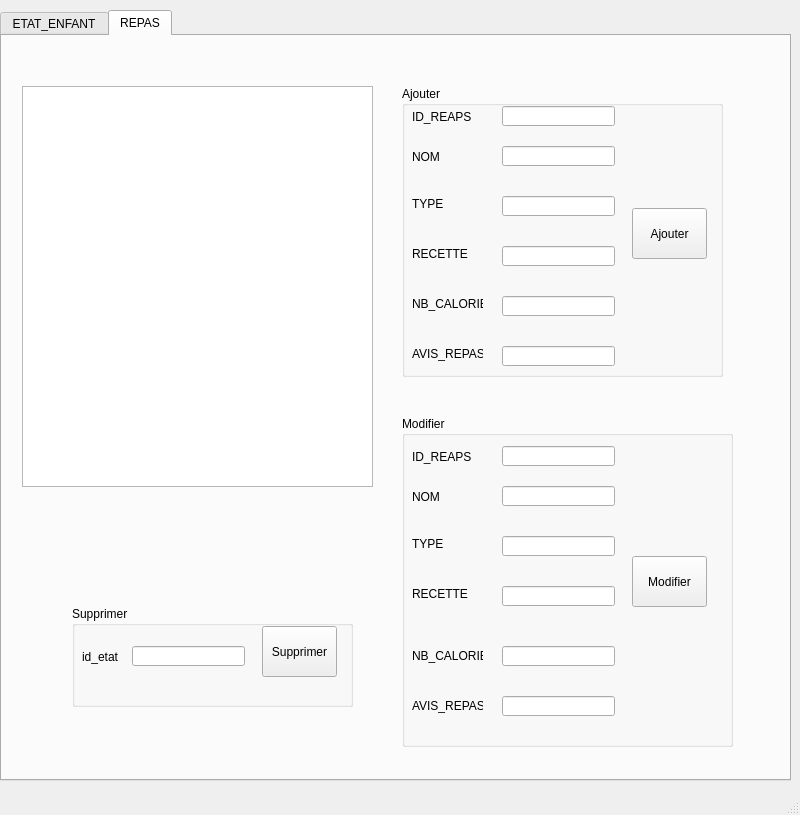
<?xml version="1.0" encoding="UTF-8"?>
<ui version="4.0">
 <class>MainWindow</class>
 <widget class="QMainWindow" name="MainWindow">
  <property name="geometry">
   <rect>
    <x>0</x>
    <y>0</y>
    <width>800</width>
    <height>815</height>
   </rect>
  </property>
  <property name="windowTitle">
   <string>MainWindow</string>
  </property>
  <widget class="QWidget" name="centralwidget">
   <widget class="QTabWidget" name="tabWidget">
    <property name="geometry">
     <rect>
      <x>0</x>
      <y>10</y>
      <width>791</width>
      <height>771</height>
     </rect>
    </property>
    <property name="currentIndex">
     <number>1</number>
    </property>
    <widget class="QWidget" name="tab">
     <attribute name="title">
      <string>ETAT_ENFANT</string>
     </attribute>
     <widget class="QGroupBox" name="groupBox">
      <property name="geometry">
       <rect>
        <x>410</x>
        <y>20</y>
        <width>321</width>
        <height>201</height>
       </rect>
      </property>
      <property name="title">
       <string>Ajouter</string>
      </property>
      <widget class="QPushButton" name="b_ajouter_3">
       <property name="geometry">
        <rect>
         <x>240</x>
         <y>62</y>
         <width>75</width>
         <height>51</height>
        </rect>
       </property>
       <property name="text">
        <string>Ajouter</string>
       </property>
      </widget>
      <widget class="QLabel" name="label_15">
       <property name="geometry">
        <rect>
         <x>20</x>
         <y>30</y>
         <width>61</width>
         <height>31</height>
        </rect>
       </property>
       <property name="text">
        <string>id_etat</string>
       </property>
      </widget>
      <widget class="QLabel" name="label_16">
       <property name="geometry">
        <rect>
         <x>20</x>
         <y>80</y>
         <width>81</width>
         <height>16</height>
        </rect>
       </property>
       <property name="text">
        <string>Etat_sante</string>
       </property>
      </widget>
      <widget class="QLabel" name="label_17">
       <property name="geometry">
        <rect>
         <x>20</x>
         <y>130</y>
         <width>81</width>
         <height>16</height>
        </rect>
       </property>
       <property name="text">
        <string>Etat_psychique</string>
       </property>
      </widget>
      <widget class="QLineEdit" name="le_id_3">
       <property name="geometry">
        <rect>
         <x>100</x>
         <y>30</y>
         <width>113</width>
         <height>20</height>
        </rect>
       </property>
      </widget>
      <widget class="QLineEdit" name="sante_3">
       <property name="geometry">
        <rect>
         <x>100</x>
         <y>80</y>
         <width>113</width>
         <height>20</height>
        </rect>
       </property>
      </widget>
      <widget class="QLineEdit" name="psy_3">
       <property name="geometry">
        <rect>
         <x>100</x>
         <y>130</y>
         <width>113</width>
         <height>20</height>
        </rect>
       </property>
      </widget>
     </widget>
     <widget class="QGroupBox" name="groupBox_2">
      <property name="geometry">
       <rect>
        <x>401</x>
        <y>241</y>
        <width>321</width>
        <height>161</height>
       </rect>
      </property>
      <property name="title">
       <string>Modifier</string>
      </property>
      <widget class="QLabel" name="label_18">
       <property name="geometry">
        <rect>
         <x>10</x>
         <y>30</y>
         <width>51</width>
         <height>21</height>
        </rect>
       </property>
       <property name="text">
        <string>id_etat</string>
       </property>
      </widget>
      <widget class="QLineEdit" name="le_id2_3">
       <property name="geometry">
        <rect>
         <x>100</x>
         <y>30</y>
         <width>113</width>
         <height>20</height>
        </rect>
       </property>
      </widget>
      <widget class="QLabel" name="label_19">
       <property name="geometry">
        <rect>
         <x>10</x>
         <y>80</y>
         <width>81</width>
         <height>16</height>
        </rect>
       </property>
       <property name="text">
        <string>Etat_sante</string>
       </property>
      </widget>
      <widget class="QLineEdit" name="sante2_3">
       <property name="geometry">
        <rect>
         <x>100</x>
         <y>80</y>
         <width>113</width>
         <height>20</height>
        </rect>
       </property>
      </widget>
      <widget class="QLabel" name="label_20">
       <property name="geometry">
        <rect>
         <x>10</x>
         <y>130</y>
         <width>81</width>
         <height>16</height>
        </rect>
       </property>
       <property name="text">
        <string>Etat_psychique</string>
       </property>
      </widget>
      <widget class="QLineEdit" name="psy2_3">
       <property name="geometry">
        <rect>
         <x>100</x>
         <y>130</y>
         <width>113</width>
         <height>20</height>
        </rect>
       </property>
      </widget>
      <widget class="QPushButton" name="b_modifier_3">
       <property name="geometry">
        <rect>
         <x>230</x>
         <y>50</y>
         <width>75</width>
         <height>61</height>
        </rect>
       </property>
       <property name="text">
        <string>Modifier</string>
       </property>
      </widget>
     </widget>
     <widget class="QGroupBox" name="groupBox_3">
      <property name="geometry">
       <rect>
        <x>410</x>
        <y>460</y>
        <width>281</width>
        <height>101</height>
       </rect>
      </property>
      <property name="title">
       <string>Supprimer</string>
      </property>
      <widget class="QPushButton" name="b_sup_3">
       <property name="geometry">
        <rect>
         <x>190</x>
         <y>20</y>
         <width>75</width>
         <height>51</height>
        </rect>
       </property>
       <property name="text">
        <string>Supprimer</string>
       </property>
      </widget>
      <widget class="QLabel" name="label_21">
       <property name="geometry">
        <rect>
         <x>10</x>
         <y>40</y>
         <width>51</width>
         <height>21</height>
        </rect>
       </property>
       <property name="text">
        <string>id_etat</string>
       </property>
      </widget>
      <widget class="QLineEdit" name="le_id3_3">
       <property name="geometry">
        <rect>
         <x>60</x>
         <y>40</y>
         <width>113</width>
         <height>20</height>
        </rect>
       </property>
      </widget>
     </widget>
     <widget class="QTableView" name="tableView">
      <property name="geometry">
       <rect>
        <x>11</x>
        <y>11</y>
        <width>351</width>
        <height>401</height>
       </rect>
      </property>
     </widget>
    </widget>
    <widget class="QWidget" name="tab_2">
     <attribute name="title">
      <string>REPAS</string>
     </attribute>
     <widget class="QGroupBox" name="groupBox_4">
      <property name="geometry">
       <rect>
        <x>70</x>
        <y>570</y>
        <width>281</width>
        <height>101</height>
       </rect>
      </property>
      <property name="title">
       <string>Supprimer</string>
      </property>
      <widget class="QPushButton" name="b_sup_repas">
       <property name="geometry">
        <rect>
         <x>190</x>
         <y>20</y>
         <width>75</width>
         <height>51</height>
        </rect>
       </property>
       <property name="text">
        <string>Supprimer</string>
       </property>
      </widget>
      <widget class="QLabel" name="label_29">
       <property name="geometry">
        <rect>
         <x>10</x>
         <y>40</y>
         <width>51</width>
         <height>21</height>
        </rect>
       </property>
       <property name="text">
        <string>id_etat</string>
       </property>
      </widget>
      <widget class="QLineEdit" name="le_id3_5">
       <property name="geometry">
        <rect>
         <x>60</x>
         <y>40</y>
         <width>113</width>
         <height>20</height>
        </rect>
       </property>
      </widget>
     </widget>
     <widget class="QGroupBox" name="groupBox_5">
      <property name="geometry">
       <rect>
        <x>400</x>
        <y>380</y>
        <width>331</width>
        <height>331</height>
       </rect>
      </property>
      <property name="title">
       <string>Modifier</string>
      </property>
      <widget class="QLabel" name="label_30">
       <property name="geometry">
        <rect>
         <x>10</x>
         <y>70</y>
         <width>51</width>
         <height>21</height>
        </rect>
       </property>
       <property name="text">
        <string>NOM</string>
       </property>
      </widget>
      <widget class="QLineEdit" name="le_nom_2">
       <property name="geometry">
        <rect>
         <x>100</x>
         <y>70</y>
         <width>113</width>
         <height>20</height>
        </rect>
       </property>
      </widget>
      <widget class="QLabel" name="label_31">
       <property name="geometry">
        <rect>
         <x>10</x>
         <y>120</y>
         <width>81</width>
         <height>16</height>
        </rect>
       </property>
       <property name="text">
        <string>TYPE</string>
       </property>
      </widget>
      <widget class="QLineEdit" name="le_type_2">
       <property name="geometry">
        <rect>
         <x>100</x>
         <y>120</y>
         <width>113</width>
         <height>20</height>
        </rect>
       </property>
      </widget>
      <widget class="QLabel" name="label_32">
       <property name="geometry">
        <rect>
         <x>10</x>
         <y>170</y>
         <width>81</width>
         <height>16</height>
        </rect>
       </property>
       <property name="text">
        <string>RECETTE</string>
       </property>
      </widget>
      <widget class="QLineEdit" name="la_recette_2">
       <property name="geometry">
        <rect>
         <x>100</x>
         <y>170</y>
         <width>113</width>
         <height>20</height>
        </rect>
       </property>
      </widget>
      <widget class="QPushButton" name="b_modifier_repa">
       <property name="geometry">
        <rect>
         <x>230</x>
         <y>140</y>
         <width>75</width>
         <height>51</height>
        </rect>
       </property>
       <property name="text">
        <string>Modifier</string>
       </property>
      </widget>
      <widget class="QLabel" name="label_33">
       <property name="geometry">
        <rect>
         <x>10</x>
         <y>230</y>
         <width>71</width>
         <height>20</height>
        </rect>
       </property>
       <property name="text">
        <string>NB_CALORIES</string>
       </property>
      </widget>
      <widget class="QLabel" name="label_34">
       <property name="geometry">
        <rect>
         <x>10</x>
         <y>280</y>
         <width>71</width>
         <height>20</height>
        </rect>
       </property>
       <property name="text">
        <string>AVIS_REPAS</string>
       </property>
      </widget>
      <widget class="QLineEdit" name="le_nbcalo_2">
       <property name="geometry">
        <rect>
         <x>100</x>
         <y>230</y>
         <width>113</width>
         <height>20</height>
        </rect>
       </property>
      </widget>
      <widget class="QLineEdit" name="le_avis_2">
       <property name="geometry">
        <rect>
         <x>100</x>
         <y>280</y>
         <width>113</width>
         <height>20</height>
        </rect>
       </property>
      </widget>
      <widget class="QLabel" name="label_37">
       <property name="geometry">
        <rect>
         <x>10</x>
         <y>30</y>
         <width>61</width>
         <height>21</height>
        </rect>
       </property>
       <property name="text">
        <string>ID_REAPS</string>
       </property>
      </widget>
      <widget class="QLineEdit" name="le_id_repas_2">
       <property name="geometry">
        <rect>
         <x>100</x>
         <y>30</y>
         <width>113</width>
         <height>20</height>
        </rect>
       </property>
      </widget>
     </widget>
     <widget class="QTableView" name="tableView_REPAS">
      <property name="geometry">
       <rect>
        <x>20</x>
        <y>50</y>
        <width>351</width>
        <height>401</height>
       </rect>
      </property>
     </widget>
     <widget class="QGroupBox" name="groupBox_6">
      <property name="geometry">
       <rect>
        <x>400</x>
        <y>50</y>
        <width>321</width>
        <height>291</height>
       </rect>
      </property>
      <property name="title">
       <string>Ajouter</string>
      </property>
      <widget class="QPushButton" name="b_ajouter_repa">
       <property name="geometry">
        <rect>
         <x>230</x>
         <y>122</y>
         <width>75</width>
         <height>51</height>
        </rect>
       </property>
       <property name="text">
        <string>Ajouter</string>
       </property>
      </widget>
      <widget class="QLabel" name="le_nomm">
       <property name="geometry">
        <rect>
         <x>10</x>
         <y>60</y>
         <width>51</width>
         <height>21</height>
        </rect>
       </property>
       <property name="text">
        <string>NOM</string>
       </property>
      </widget>
      <widget class="QLabel" name="le_typ">
       <property name="geometry">
        <rect>
         <x>10</x>
         <y>110</y>
         <width>81</width>
         <height>16</height>
        </rect>
       </property>
       <property name="text">
        <string>TYPE</string>
       </property>
      </widget>
      <widget class="QLabel" name="le_recette">
       <property name="geometry">
        <rect>
         <x>10</x>
         <y>160</y>
         <width>81</width>
         <height>16</height>
        </rect>
       </property>
       <property name="text">
        <string>RECETTE</string>
       </property>
      </widget>
      <widget class="QLineEdit" name="le_nom">
       <property name="geometry">
        <rect>
         <x>100</x>
         <y>60</y>
         <width>113</width>
         <height>20</height>
        </rect>
       </property>
      </widget>
      <widget class="QLineEdit" name="le_type">
       <property name="geometry">
        <rect>
         <x>100</x>
         <y>110</y>
         <width>113</width>
         <height>20</height>
        </rect>
       </property>
      </widget>
      <widget class="QLineEdit" name="la_recette">
       <property name="geometry">
        <rect>
         <x>100</x>
         <y>160</y>
         <width>113</width>
         <height>20</height>
        </rect>
       </property>
      </widget>
      <widget class="QLabel" name="le_nb_calo">
       <property name="geometry">
        <rect>
         <x>10</x>
         <y>210</y>
         <width>71</width>
         <height>16</height>
        </rect>
       </property>
       <property name="text">
        <string>NB_CALORIES</string>
       </property>
      </widget>
      <widget class="QLineEdit" name="le_nbcalo">
       <property name="geometry">
        <rect>
         <x>100</x>
         <y>210</y>
         <width>113</width>
         <height>20</height>
        </rect>
       </property>
      </widget>
      <widget class="QLabel" name="l_avis_repa">
       <property name="geometry">
        <rect>
         <x>10</x>
         <y>260</y>
         <width>71</width>
         <height>16</height>
        </rect>
       </property>
       <property name="text">
        <string>AVIS_REPAS</string>
       </property>
      </widget>
      <widget class="QLineEdit" name="le_avis">
       <property name="geometry">
        <rect>
         <x>100</x>
         <y>260</y>
         <width>113</width>
         <height>20</height>
        </rect>
       </property>
      </widget>
      <widget class="QLabel" name="label_35">
       <property name="geometry">
        <rect>
         <x>10</x>
         <y>20</y>
         <width>61</width>
         <height>21</height>
        </rect>
       </property>
       <property name="text">
        <string>ID_REAPS</string>
       </property>
      </widget>
      <widget class="QLineEdit" name="le_id_repas">
       <property name="geometry">
        <rect>
         <x>100</x>
         <y>20</y>
         <width>113</width>
         <height>20</height>
        </rect>
       </property>
      </widget>
     </widget>
    </widget>
   </widget>
  </widget>
  <widget class="QStatusBar" name="statusbar"/>
 </widget>
 <resources/>
 <connections/>
</ui>
